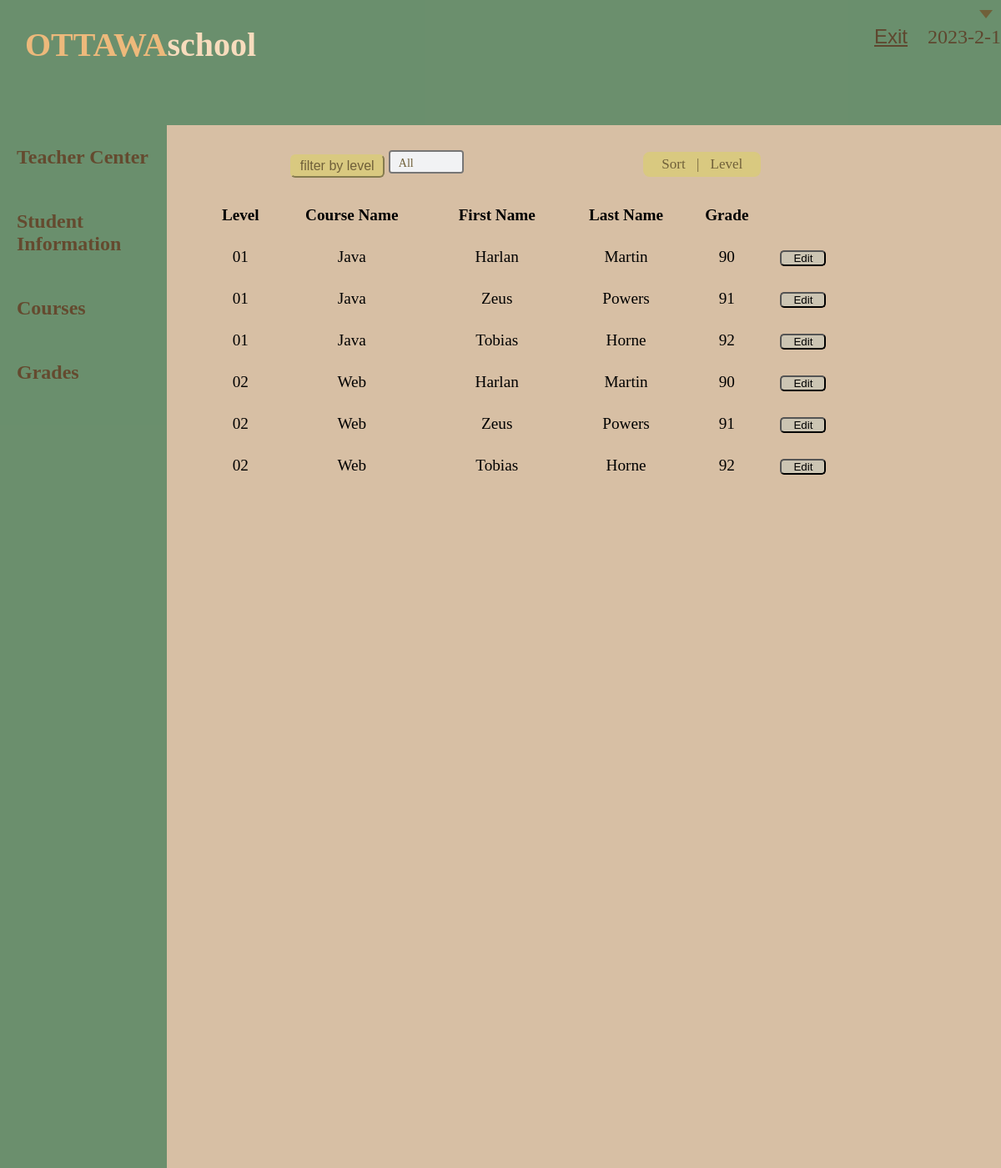
/4_4_grades.php, run on the app's committed database.
### tables this page shows
CREATE TABLE `grade` (
  `courseID` mediumint(8) unsigned default NULL,
  `studentID` mediumint(8) unsigned default NULL,
  `grade` double default NULL,
  FOREIGN KEY (`studentID`) REFERENCES `student`(`studentID`) ON DELETE CASCADE,
  FOREIGN KEY (`courseID`) REFERENCES `course`(`courseID`) ON DELETE CASCADE
);

CREATE TABLE `course` (
  `courseID` mediumint(8) unsigned NOT NULL auto_increment,
  `level` varchar(10) default NULL,
  `courseName` varchar(255) default NULL,
  PRIMARY KEY (`courseID`)
) AUTO_INCREMENT=1;

CREATE TABLE `student` (
  `studentID` mediumint(8) unsigned NOT NULL auto_increment,
  `firstName` varchar(255) default NULL,
  `lastName` varchar(255) default NULL,
  `phone` varchar(100) default NULL,
  `email` varchar(255) default NULL,
  `address` varchar(255) default NULL,
  `postalZip` varchar(10) default NULL,
  `country` varchar(100) default NULL,
  `password` varchar(100) default NULL,
  PRIMARY KEY (`studentID`)
) AUTO_INCREMENT=1;

### 4_4_grades.php (the view, shortened to what this page needs)
<!DOCTYPE html>
<html lang="en">
<head>
    <link rel="stylesheet" href="style.css">
</head>
<body onload="time()" class="bgc">
    <header class="sysHead">
        <div class="headContainer">
            <div class="item1">
                <h1><span>ottawa</span>school</h1>
            </div>
            <div class="item2">
                <button class="btn" id="exit" onclick="exitButton()">exit</button>
                <span id="time"></span>
            </div>
        </div>
    </header>
    <div class="gridC">
        <div class="item1HP">
            <ul class="userMenu">
                <li><a href="4_1_teacherPage.php" class="current">teacher center</a></li>
                <li><a href="4_2_studentsList.php">student information</a></li>
                <li><a href="4_3_course.php">courses</a></li>
                <li><a href="4_4_grades.php">grades</a></li>
            </ul>
        </div>
        <div class="item2HP">
            <ul class="search">
                <li>
                    <div class="drop-down">
                        <button onclick="toggleFilterByLevel()" class="ss">filter by level</button>
                        <select id="filter-by-level" size="4" multiple>
                            <div id="filterbylevel">
                                <option class="clickable" onclick="filterFunction(0)">All</option>
                                <option class="clickable" onclick="filterFunction(1)">01</option>
                            </div>
                        </select>
                    </div>
                </li>
                <li>
                    <div class="sort">
                        <button class="sortbtn">sort | level</button>
                    </div>
                </li>
            </ul>
            <div>
                <?php
                    $db = db_connect();
                    $sql = "SELECT course.courseID, student.studentID, course.level, course.courseName, grade.grade,student.firstName, student.lastName FROM grade LEFT JOIN course on grade.courseID = course.courseID LEFT JOIN student on grade.studentID = student.studentID;";
                    $result_set = mysqli_query($db, $sql);
                ?>
                <table class="SCCL" id="coursestable">
                    <tr>
                        <th>Level</th>
                        <th>Course Name</th>
                        <th>First Name</th>
                        <th>Last Name</th>
                        <th>Grade</th>
                        <th></th>
                    </tr>
                    <?php while ($results = mysqli_fetch_assoc($result_set)) { ?>
                        <tr>
                            <td class="courseList"><?php echo $results['level']; ?></td>
                            <td class="courseList"><?php echo $results['courseName']; ?></td>
                            <td class="courseList"><?php echo $results['firstName']; ?></td>
                            <td class="courseList"><?php echo $results['lastName']; ?></td>
                            <td class="courseList"><?php echo $results['grade']; ?></td>
                            <td class="courseList"><button onclick="editID(<?php echo $results['courseID'] . ", " . $results['studentID']; ?>)">Edit</button></td>
                        </tr>
                    <?php } ?>
                </table>
            </div>
        </div>
    </div>
</body>
</html>

### style.css (style rules this page uses)
* { padding: 0px; margin: 0px; box-sizing: border-box; }
.bgc { background-color: rgb(215, 191, 164); }
.headContainer { display: flex; flex-direction: row; justify-content: space-between; }
.item1 h1 { font-size: 2.5rem; text-transform: capitalize; color: bisque; text-align:center; margin-top: 30px; margin-left: 30px; }
.item1 span { text-transform: uppercase; color:rgb(243, 184, 113); }
.item2 button { border-style: none; background-color: transparent; font-family:Arial, Helvetica, sans-serif; font-size: 1.5rem; color: #412a12; text-transform: capitalize; text-decoration: underline; align-items: right; margin-top: 30px; margin-right: 20px; border-radius: 8px; }
.item2 span { color: #412a12; font-size: 1.5rem; margin-top: 30px; }
.btn { cursor:pointer; }
.sysHead { background-color: rgb(80, 132, 96); height: 150px; opacity: 0.8; }
.userMenu { width: 200px; background-color: rgb(80, 132, 96); height: 100%; position: absolute; opacity: 0.8; }
.userMenu li a { color:#482e13; padding: 25px 0px; padding-left: 20px; display: block; text-align: left; font-size: 1.5rem; text-transform: capitalize; font-weight: bold; text-decoration: none; }
.gridC { display: grid; grid-template-columns: 250px 280px 200px 260px; }
.item2HP { grid-column-start: 2; grid-column-end: 6; }
table { border-collapse: collapse; line-height: 50px; font-size: 1.2rem; width: 100%; }
.search { display: flex; align-items: center; justify-content: space-around; font-size: 1.3rem; gap: 20px; padding-bottom: 10px; padding-top:20px; text-transform: capitalize; width: 80%; }
.search li { list-style: none; display: inline-block; padding: 10px 10px; }
.ss { font-size: 1rem; border-radius: 6px; background-color: #d9c980; color: #706039; padding: 3px 10px 3px 10px; border-color: #d9c980; }
.drop-down select { background:#f1f2f4; border-radius: 4px; border-style: solid; border-width: 2px; width: 90px; height: 28px; padding: 6px 10px; font: 14px "microsoft Yahei"; color:#706039; -webkit-appearance: none; -moz-appearance: none; appearance: none; }
.drop-down:after { content: ""; position: absolute; right: 10px; top: 12px; border-top: 10px solid #706039; border-left: 8px solid transparent; border-right: 8px solid transparent; pointer-events: none; }
.sortbtn { background-color: #d9c980; color: #706039; padding: 3px; padding-left: 20px; padding-right: 20px; border-color: #d9c980; border-radius: 8px; text-transform: capitalize; font: 17px "microsoft Yahei"; border-style: solid; cursor: pointer; word-spacing: 9px; }
.courseList { text-align: center; }
.SCCL { width: 80%; }
.courseList button { width: 55px; background-color: #ccc5b3; border-radius: 5px; }

### data on the page
grade: courseID.level "01", courseID.courseName "Java", studentID.firstName "Harlan", studentID.lastName "Martin", grade "90"
grade: courseID.level "01", courseID.courseName "Java", studentID.firstName "Zeus", studentID.lastName "Powers", grade "91"
grade: courseID.level "01", courseID.courseName "Java", studentID.firstName "Tobias", studentID.lastName "Horne", grade "92"
grade: courseID.level "02", courseID.courseName "Web", studentID.firstName "Harlan", studentID.lastName "Martin", grade "90"
grade: courseID.level "02", courseID.courseName "Web", studentID.firstName "Zeus", studentID.lastName "Powers", grade "91"
grade: courseID.level "02", courseID.courseName "Web", studentID.firstName "Tobias", studentID.lastName "Horne", grade "92"
